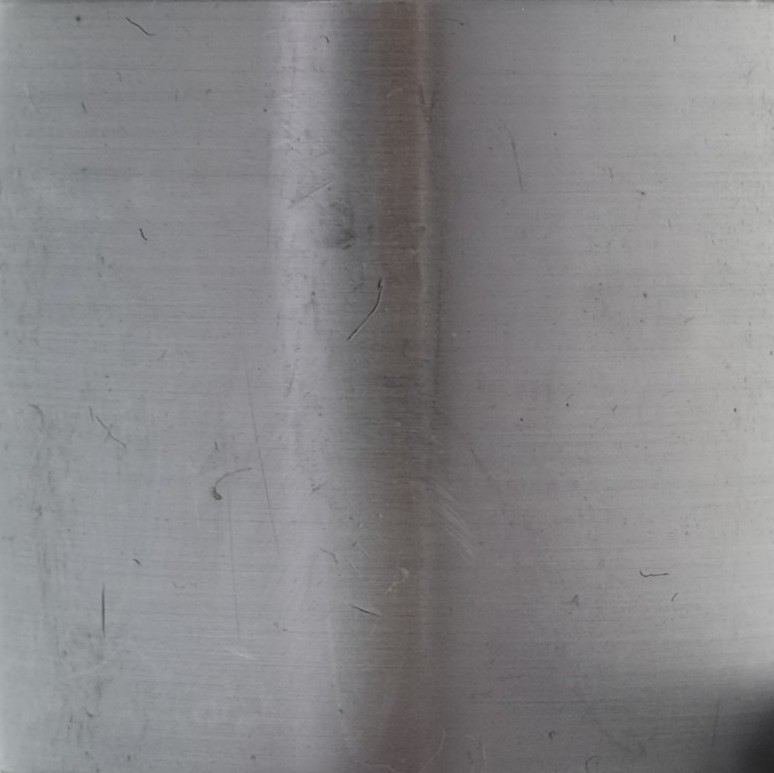
#> input picture test_images/bearing_scrached_fuji_tunnel.jpg, 774 x 773 px
$ jupyter execute 'image derivatives.ipynb'
#> lines starting #> are read from the running program, lines starting #| are printed output that depends on the picture
### imtools.py
import os
import numpy as np
import matplotlib.pyplot as plt
from PIL import Image


def load_img(filename, size=(512, 512), color=False, array=True):
    """Load and return an image-object from the standard path."""
#> called with filename = 'bearing_scrached_fuji_tunnel.jpg', size = (512, 512), color = False, array = True
    test_images_path = '/home/tintin/rongheng/cv/test_images/'
    os.chdir(test_images_path)
    img = Image.open(filename)
#> img is the input picture: PIL image 774x773 RGB; mean R, G, B 134.2, 133.6, 135.6

    img.thumbnail(size)
#> img: PIL image 512x511 RGB

    if not color:
        # convert to grayscale
        img = img.convert('L')
#> img: PIL image 512x511 L

    if array:
        # return as np.array
        img_array = np.array(img)
        return img_array
    else:
        # return as Pillow.Image
        return img


def save_img(array, filename):
    Image.fromarray(ar.round().astype(np.uint8)).save(fname)


# [32 lines left out: functions img_list, resize_img, show_hist, eq_hist, not called in this run]


def show_img(img, size=(5, 5), color=False):
    """Display an image given as an np.array."""
    plt.figure(figsize=size)
    if color:
        plt.imshow(img)
    else:
        plt.imshow(img, cmap='gray', vmin=0, vmax=255)
    plt.axis('off')
    plt.show()

### edge_detection.py
"""Functions to calculate image derivatives."""

import numpy as np
import matplotlib.pyplot as plt
import scipy.signal as sg
import scipy.ndimage as filters


def threshold(img, threshold):
    """Replace all values bellow a given threshold in an np.array with 0."""
    img = np.where(img > threshold, 255, 0)

    return img


# [91 lines left out: functions gaussian_kernel, derivative, harris_response, get_points, not called in this run]


def plot_points(image, filtered_coords, save=False):
    """Plot corners found in image."""
    plt.figure(figsize=(15, 15))
    plt.imshow(image)
    plt.plot([p[1] for p in filtered_coords], [p[0] for p in filtered_coords],
             'r*')
    plt.axis('off')
    plt.title('edge points')
    if save:
        plt.savefig('result_images/edge_points.jpg')

### derivatives/image derivatives.ipynb
[cell 1]
from PIL import Image
import numpy as np
import matplotlib.pyplot as plt
from scipy.ndimage import filters
import sys
sys.path.append("/home/tintin/rongheng/cv/")
from imtools import *
from edge_detection import *

[cell 2]
plt.style.use('dark_background')

[cell 3]
img = load_img('bearing_scrached_fuji_tunnel.jpg')
show_img(img)

[cell 4]
sigma = 1

img_x = np.zeros(img.shape)
img_y = np.zeros(img.shape)

filters.gaussian_filter(img, (sigma, sigma), (0,1), img_x)
filters.gaussian_filter(img, (sigma, sigma), (1,0), img_y)
magnitude = np.sqrt(img_x**2+img_y**2)
show_img(magnitude, color=True, size=(20,20))
#> call 2 of show_img, with size = (20, 20), color = True
#> in show_img (call 2), `plt.show()`:
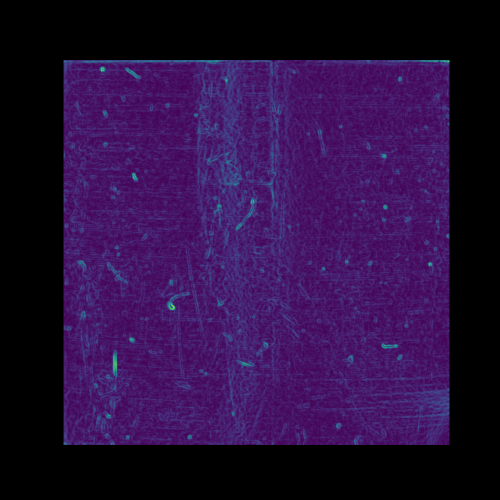
#> figure drawn by matplotlib, 1 panel
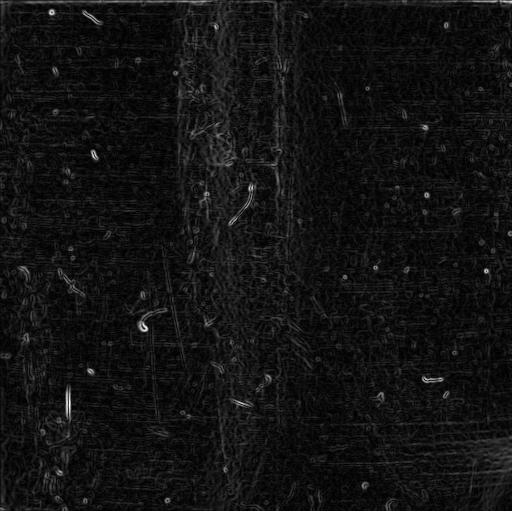
#> magnitude: shape (511, 512) float64; min 0.003, max 15.97, mean 1.17; drawn with min black and max white

[cell 5]
points = threshold(magnitude,8)
show_img(points, color=True, size=(15,15))
#> call 3 of show_img, with size = (15, 15), color = True
#> in show_img (call 3), `plt.show()`:
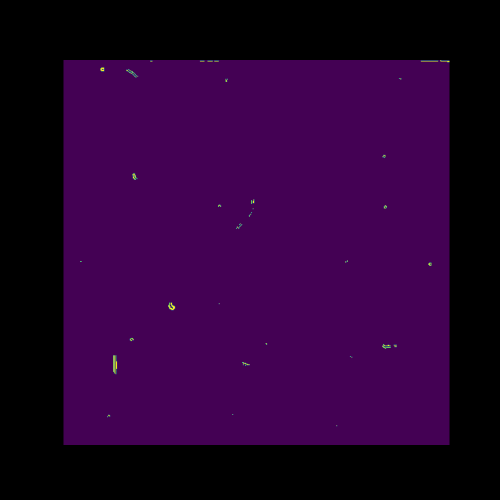
#> figure drawn by matplotlib, 1 panel
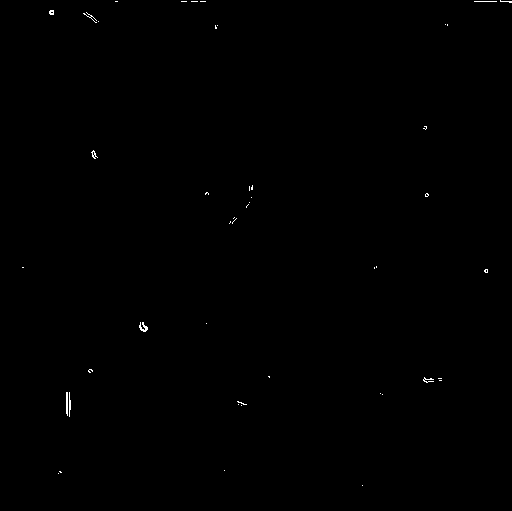
#> points: shape (511, 512) int64; 0.16% white in thin lines or dots

[cell 6]
plot_points(img, points)
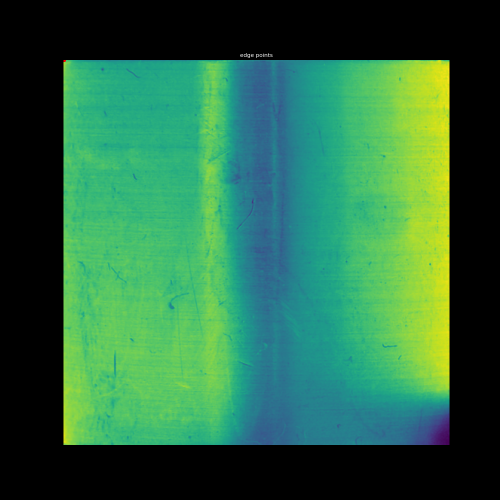
#> figure drawn by matplotlib, 1 panel
